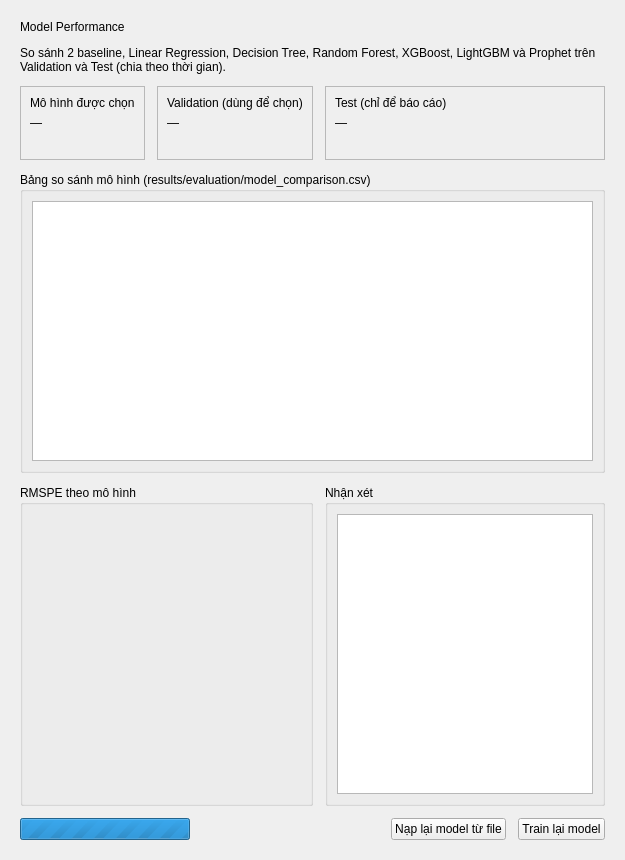
          <widget class="QWidget" name="scrollAreaContentsPerformance">
           <layout class="QGridLayout" name="gridLayoutPerf">
            <property name="spacing">
             <number>12</number>
            </property>
            <property name="leftMargin">
             <number>20</number>
            </property>
            <property name="topMargin">
             <number>20</number>
            </property>
            <property name="rightMargin">
             <number>20</number>
            </property>
            <property name="bottomMargin">
             <number>20</number>
            </property>
            <item row="0" column="0" colspan="3">
             <layout class="QVBoxLayout" name="verticalLayoutPerfHeader">
              <item>
               <widget class="QLabel" name="labelPerfTitle">
                <property name="text">
                 <string>Model Performance</string>
                </property>
                <property name="class" stdset="0">
                 <string notr="true">pageTitle</string>
                </property>
               </widget>
              </item>
              <item>
               <widget class="QLabel" name="labelPerfSubtitle">
                <property name="text">
                 <string>So sánh 2 baseline, Linear Regression, Decision Tree, Random Forest, XGBoost, LightGBM và Prophet trên Validation và Test (chia theo thời gian).</string>
                </property>
                <property name="wordWrap">
                 <bool>true</bool>
                </property>
                <property name="class" stdset="0">
                 <string notr="true">pageSubtitle</string>
                </property>
               </widget>
              </item>
             </layout>
            </item>
            <item row="1" column="0">
             <widget class="QFrame" name="framePerfModel">
              <property name="frameShape">
               <enum>QFrame::Shape::StyledPanel</enum>
              </property>
              <property name="class" stdset="0">
               <string notr="true">kpi</string>
              </property>
              <layout class="QVBoxLayout" name="verticalLayoutPerfModel">
               <item>
                <widget class="QLabel" name="labelPerfModelTitle">
                 <property name="text">
                  <string>Mô hình được chọn</string>
                 </property>
                 <property name="class" stdset="0">
                  <string notr="true">kpiTitle</string>
                 </property>
                </widget>
               </item>
               <item>
                <widget class="QLabel" name="labelPerfModelValue">
                 <property name="text">
                  <string>—</string>
                 </property>
                 <property name="class" stdset="0">
                  <string notr="true">kpiValue</string>
                 </property>
                </widget>
               </item>
               <item>
                <widget class="QLabel" name="labelPerfModelNote">
                 <property name="text">
                  <string/>
                 </property>
                 <property name="wordWrap">
                  <bool>true</bool>
                 </property>
                 <property name="class" stdset="0">
                  <string notr="true">kpiNote</string>
                 </property>
                </widget>
               </item>
              </layout>
             </widget>
            </item>
            <item row="1" column="1">
             <widget class="QFrame" name="framePerfVal">
              <property name="frameShape">
               <enum>QFrame::Shape::StyledPanel</enum>
              </property>
              <property name="class" stdset="0">
               <string notr="true">kpi</string>
              </property>
              <layout class="QVBoxLayout" name="verticalLayoutPerfVal">
               <item>
                <widget class="QLabel" name="labelPerfValTitle">
                 <property name="text">
                  <string>Validation (dùng để chọn)</string>
                 </property>
                 <property name="class" stdset="0">
                  <string notr="true">kpiTitle</string>
                 </property>
                </widget>
               </item>
               <item>
                <widget class="QLabel" name="labelPerfValValue">
                 <property name="text">
                  <string>—</string>
                 </property>
                 <property name="class" stdset="0">
                  <string notr="true">kpiValue</string>
                 </property>
                </widget>
               </item>
               <item>
                <widget class="QLabel" name="labelPerfValNote">
                 <property name="text">
                  <string/>
                 </property>
                 <property name="wordWrap">
                  <bool>true</bool>
                 </property>
                 <property name="class" stdset="0">
                  <string notr="true">kpiNote</string>
                 </property>
                </widget>
               </item>
              </layout>
             </widget>
            </item>
            <item row="1" column="2">
             <widget class="QFrame" name="framePerfTest">
              <property name="frameShape">
               <enum>QFrame::Shape::StyledPanel</enum>
              </property>
              <property name="class" stdset="0">
               <string notr="true">kpi</string>
              </property>
              <layout class="QVBoxLayout" name="verticalLayoutPerfTest">
               <item>
                <widget class="QLabel" name="labelPerfTestTitle">
                 <property name="text">
                  <string>Test (chỉ để báo cáo)</string>
                 </property>
                 <property name="class" stdset="0">
                  <string notr="true">kpiTitle</string>
                 </property>
                </widget>
               </item>
               <item>
                <widget class="QLabel" name="labelPerfTestValue">
                 <property name="text">
                  <string>—</string>
                 </property>
                 <property name="class" stdset="0">
                  <string notr="true">kpiValue</string>
                 </property>
                </widget>
               </item>
               <item>
                <widget class="QLabel" name="labelPerfTestNote">
                 <property name="text">
                  <string/>
                 </property>
                 <property name="wordWrap">
                  <bool>true</bool>
                 </property>
                 <property name="class" stdset="0">
                  <string notr="true">kpiNote</string>
                 </property>
                </widget>
               </item>
              </layout>
             </widget>
            </item>
            <item row="2" column="0" colspan="3">
             <widget class="QGroupBox" name="groupBoxPerfTable">
              <property name="title">
               <string>Bảng so sánh mô hình (results/evaluation/model_comparison.csv)</string>
              </property>
              <layout class="QVBoxLayout" name="verticalLayoutPerfTable">
               <item>
                <widget class="QTableWidget" name="tableWidgetModelComparison">
                 <property name="minimumSize">
                  <size>
                   <width>0</width>
                   <height>260</height>
                  </size>
                 </property>
                 <property name="alternatingRowColors">
                  <bool>true</bool>
                 </property>
                 <property name="editTriggers">
                  <set>QAbstractItemView::EditTrigger::NoEditTriggers</set>
                 </property>
                </widget>
               </item>
              </layout>
             </widget>
            </item>
            <item row="3" column="0" colspan="2">
             <widget class="QGroupBox" name="groupBoxPerfChart">
              <property name="title">
               <string>RMSPE theo mô hình</string>
              </property>
              <layout class="QVBoxLayout" name="verticalLayoutGroupPerfChart">
               <item>
                <widget class="QWidget" name="widgetPerfChart">
                 <property name="minimumSize">
                  <size>
                   <width>0</width>
                   <height>280</height>
                  </size>
                 </property>
                 <layout class="QVBoxLayout" name="verticalLayoutPerfChart">
                  <property name="leftMargin">
                   <number>0</number>
                  </property>
                  <property name="topMargin">
                   <number>0</number>
                  </property>
                  <property name="rightMargin">
                   <number>0</number>
                  </property>
                  <property name="bottomMargin">
                   <number>0</number>
                  </property>
                 </layout>
                </widget>
               </item>
              </layout>
             </widget>
            </item>
            <item row="3" column="2">
             <widget class="QGroupBox" name="groupBoxPerfNotes">
              <property name="title">
               <string>Nhận xét</string>
              </property>
              <layout class="QVBoxLayout" name="verticalLayoutPerfNotes">
               <item>
                <widget class="QTextBrowser" name="textBrowserPerfNotes"/>
               </item>
              </layout>
             </widget>
            </item>
            <item row="4" column="0" colspan="3">
             <layout class="QHBoxLayout" name="horizontalLayoutPerfButtons">
              <item>
               <widget class="QProgressBar" name="progressBarTrain">
                <property name="maximum">
                 <number>0</number>
                </property>
                <property name="value">
                 <number>-1</number>
                </property>
                <property name="textVisible">
                 <bool>false</bool>
                </property>
                <property name="maximumSize">
                 <size>
                  <width>200</width>
                  <height>16777215</height>
                 </size>
                </property>
               </widget>
              </item>
              <item>
               <widget class="QLabel" name="labelTrainStatus">
                <property name="text">
                 <string/>
                </property>
                <property name="wordWrap">
                 <bool>true</bool>
                </property>
               </widget>
              </item>
              <item>
               <spacer name="horizontalSpacer8">
                <property name="orientation">
                 <enum>Qt::Orientation::Horizontal</enum>
                </property>
                <property name="sizeHint">
                 <size>
                  <width>40</width>
                  <height>20</height>
                 </size>
                </property>
               </spacer>
              </item>
              <item>
               <widget class="QPushButton" name="pushButtonReloadModel">
                <property name="text">
                 <string>Nạp lại model từ file</string>
                </property>
               </widget>
              </item>
              <item>
               <widget class="QPushButton" name="pushButtonRetrain">
                <property name="text">
                 <string>Train lại model</string>
                </property>
                <property name="class" stdset="0">
                 <string notr="true">primary</string>
                </property>
               </widget>
              </item>
             </layout>
            </item>
           </layout>
          </widget>
